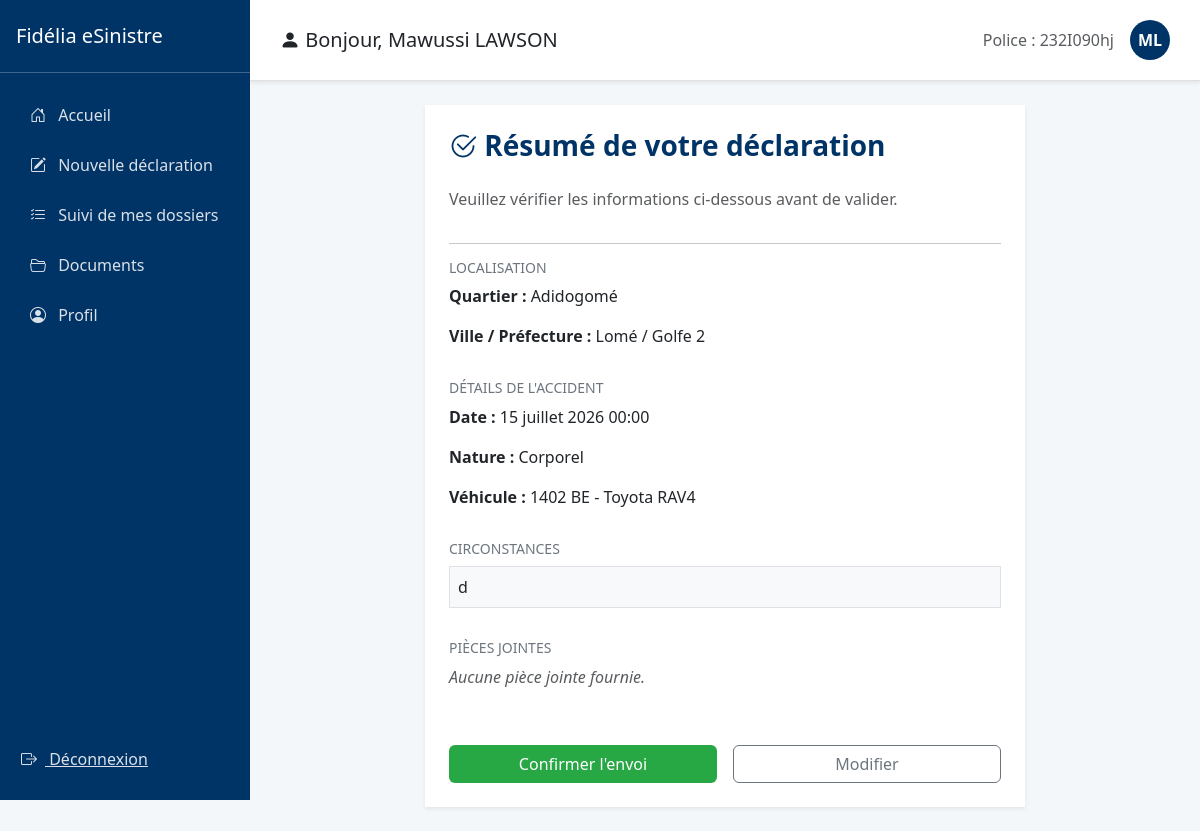
/sinistres/confirmation/ (signed in), run on the app's committed database.
### gestion_sinistres/models.py (models this page shows, shortened)
class Assure(models.Model):
    user = models.OneToOneField(User, on_delete=models.CASCADE, related_name='assure')
    numero_police = models.CharField(max_length=50, unique=True)
    agence = models.ForeignKey(Agence, on_delete=models.SET_NULL, null=True, blank=True)
    compte_active = models.BooleanField(default=False)
    politique_confidentialite_acceptee = models.BooleanField(default=False)

class Sinistre(models.Model):
    NATURE_CHOICES = [('C', 'Corporel'), ('M', 'Matériel'), ('X', 'Mixte')]
    STATUS_CHOICES = [
        ('SOUMIS', 'Soumis'),
        ('ATTENTE_COMPLEMENTS', 'En attente de compléments'),
        ('ATTENTE_VALIDATION', 'En attente de validation'),
        ('A_CORRIGER', 'A corriger'),
        ('EN_COURS', 'En cours'),
        ('CLOTURE', 'Clôturé'),
        ('SANS_SUITE', 'Sans suite'),
        ('REOUVERT', 'Réouvert'),
    ]
    n_police = models.CharField(max_length=50)
    nom_conducteur = models.CharField(max_length=100)
    immatriculation = models.CharField(max_length=20)
    numero_sinistre = models.CharField(max_length=20, unique=True)
    statut = models.CharField(max_length=30, choices=STATUS_CHOICES, default='SOUMIS')
    agent_traitant = models.CharField(max_length=100, blank=True, null=True)
    montant_estime = models.DecimalField(max_digits=12, decimal_places=2, default=0)
    date_survenance = models.DateTimeField()
    date_declaration = models.DateTimeField(auto_now_add=True)
    heure_approximative = models.TimeField()
    circonstances = models.TextField()
    vehicule = models.ForeignKey(Vehicule, on_delete=models.CASCADE)
    region = models.ForeignKey(Region, on_delete=models.SET_NULL, null=True)
    ville = models.ForeignKey(Ville, on_delete=models.SET_NULL, null=True)
    prefecture = models.ForeignKey(Prefecture, on_delete=models.SET_NULL, null=True)
    quartier = models.CharField(max_length=150)
    nature = models.CharField(max_length=1, choices=NATURE_CHOICES)
    precision = models.TextField(help_text="Circonstances exactes")
    numero_point_vente = models.CharField(max_length=10, default="001")
    assure = models.ForeignKey(User, on_delete=models.CASCADE, related_name='sinistres')
    lettre_derogation = models.FileField(upload_to='sinistres/derogations/', blank=True, null=True)

class Ville(models.Model):
    region = models.ForeignKey(Region, on_delete=models.CASCADE)
    nom = models.CharField(max_length=100)
    def __str__(self): return self.nom

class Prefecture(models.Model):
    ville = models.ForeignKey(Ville, on_delete=models.CASCADE)
    nom = models.CharField(max_length=100)
    def __str__(self): return self.nom

class Vehicule(models.Model):
    immatriculation = models.CharField(max_length=20, unique=True)
    marque = models.CharField(max_length=50)
    modele = models.CharField(max_length=50)
    annee = models.IntegerField()
    proprietaire = models.ForeignKey(User, on_delete=models.CASCADE, related_name='vehicules')
    def __str__(self):
        return f"{self.immatriculation} - {self.marque} {self.modele}"

### gestion_sinistres/views.py (the view)
# urls.py: path('confirmation/', views.confirmer_sinistre, name='confirmer_sinistre'),
@login_required
def confirmer_sinistre(request):
    sinistre_id = request.session.get('temp_sinistre_id')
    if not sinistre_id:
        return redirect('declarer_sinistre')
    sinistre = get_object_or_404(Sinistre, id=sinistre_id, assure=request.user)
    pieces = sinistre.pieces.all()
    return render(request, 'confirmation.html', {'sinistre': sinistre, 'pieces': pieces})

### gestion_sinistres/templates/confirmation.html (shortened to what this page needs)
{% extends 'base_assure.html' %}
{% block content %}
<div class="container">
    <div class="card shadow-sm border-0 mx-auto p-4" style="max-width: 600px; border-top: 5px solid var(--fidelia-blue); border-radius: 0;">
        <h3 class="mb-4 fw-bold" style="color: var(--fidelia-blue) !important;">
            <i class="bi bi-check2-circle"></i> Résumé de votre déclaration
        </h3>
        <p class="text-muted">Veuillez vérifier les informations ci-dessous avant de valider.</p>
        <hr>
        <div class="mb-3">
            <h6 class="text-uppercase text-secondary small">Localisation</h6>
            <p><strong>Quartier :</strong> {{ sinistre.quartier }}</p>
            <p><strong>Ville / Préfecture :</strong> {{ sinistre.ville }} / {{ sinistre.prefecture }}</p>
        </div>
        <div class="mb-3">
            <h6 class="text-uppercase text-secondary small">Détails de l'accident</h6>
            <p><strong>Date :</strong> {{ sinistre.date_survenance }}</p>
            <p><strong>Nature :</strong> {{ sinistre.get_nature_display }}</p>
            <p><strong>Véhicule :</strong> {{ sinistre.vehicule }}</p>
        </div>
        <div class="mb-3">
            <h6 class="text-uppercase text-secondary small">Circonstances</h6>
            <p class="bg-light p-2 border">{{ sinistre.precision }}</p>
        </div>
        <div class="mb-3">
            <h6 class="text-uppercase text-secondary small">Pièces jointes</h6>
            {% if pieces %}
                <ul class="list-unstyled">
                    {% for piece in pieces %}
                    <li class="mb-1">
                        <i class="bi bi-paperclip"></i>
                        <a href="{{ piece.fichier.url }}" target="_blank">{{ piece.fichier.name|slice:"-40:" }}</a>
                    </li>
                    {% endfor %}
                </ul>
            {% else %}
                <p class="text-muted fst-italic">Aucune pièce jointe fournie.</p>
            {% endif %}
        </div>
        <form method="post" action="{% url 'finaliser_envoi' %}">
            <div class="d-flex gap-3 mt-4">
                <button type="submit" class="btn w-50" style="background-color: #28a745; color: white;">Confirmer l'envoi</button>
                <a href="{% url 'declarer_sinistre' %}" class="btn btn-outline-secondary w-50">Modifier</a>
            </div>
        </form>
    </div>
</div>
{% endblock %}

### gestion_sinistres/templates/base_assure.html (shortened to what this page needs)
<!DOCTYPE html>
<html lang="fr">
<head>
    <link href="https://cdn.jsdelivr.net/npm/bootstrap@5.3.0/dist/css/bootstrap.min.css" rel="stylesheet">
    <link rel="stylesheet" href="https://cdn.jsdelivr.net/npm/bootstrap-icons@1.11.0/font/bootstrap-icons.css">
</head>
<body>
    <nav class="sidebar">
        <div class="d-flex align-items-center justify-content-between py-4 px-3 border-bottom border-light border-opacity-25">
            <h5 class="mb-0">Fidélia eSinistre</h5>
        </div>
        <div class="py-3">
            <a href="{% url 'accueil_assure' %}" class="{% if request.resolver_match.url_name == 'accueil_assure' %}active{% endif %}"><i class="bi bi-house-door me-2"></i> Accueil</a>
            <a href="{% url 'declarer_sinistre' %}" class="{% if request.resolver_match.url_name == 'declarer_sinistre' %}active{% endif %}"><i class="bi bi-pencil-square me-2"></i> Nouvelle déclaration</a>
            <a href="{% url 'suivi_sinistres' %}" class="{% if request.resolver_match.url_name == 'suivi_sinistres' %}active{% endif %}"><i class="bi bi-list-check me-2"></i> Suivi de mes dossiers</a>
            <a href="{% url 'documents_assure' %}" class="{% if request.resolver_match.url_name == 'documents_assure' %}active{% endif %}"><i class="bi bi-folder2-open me-2"></i> Documents</a>
            <a href="{% url 'profil_assure' %}" class="{% if request.resolver_match.url_name == 'profil_assure' %}active{% endif %}"><i class="bi bi-person-circle me-2"></i> Profil</a>
        </div>
        <div class="py-3 mt-auto">
            <form method="post" action="{% url 'logout' %}">
                <button type="submit" class="btn btn-link" style="color: rgba(255,255,255,0.85); padding: 12px 20px;">
                    <i class="bi bi-box-arrow-right me-2"></i> Déconnexion
                </button>
            </form>
        </div>
    </nav>
    <main class="main-content">
        <div class="header-user d-flex align-items-center justify-content-between shadow-sm">
            <div class="d-flex align-items-center">
                <h5 class="mb-0"><i class="bi bi-person-fill"></i> Bonjour, {{ request.user.get_full_name|default:request.user.username }}</h5>
            </div>
            <div class="d-flex align-items-center">
                <span class="text-muted me-3">Police : {{ request.user.assure.numero_police|default:"N/A" }}</span>
                <a href="{% url 'profil_assure' %}" class="user-badge text-decoration-none">{{ request.user.first_name|first|default:"U" }}{{ request.user.last_name|first|default:"I" }}</a>
            </div>
        </div>
        <div class="p-4">
            {% block content %}{% endblock %}
        </div>
    </main>
</body>
</html>

### gestion_sinistres/templates/base_assure.html (style rules this page uses)
:root { --fidelia-blue: #003366; }
body { background-color: #f4f7f9; font-family: 'Segoe UI', sans-serif; }
.sidebar { width: 250px; height: 100vh; background: var(--fidelia-blue); color: white; position: fixed; left: 0; top: 0; display: flex; flex-direction: column; }
.sidebar a { color: rgba(255, 255, 255, 0.85); display: block; padding: 12px 20px; text-decoration: none; border-radius: 6px; margin: 2px 10px; }
.main-content { margin-left: 250px; }
.header-user { background: white; padding: 20px 30px; border-bottom: 1px solid #e0e0e0; }
.user-badge { width: 40px; height: 40px; border-radius: 50%; background: var(--fidelia-blue); color: white; display: flex; align-items: center; justify-content: center; font-weight: bold; }

### data on the page
Sinistre: quartier "Adidogomé", ville "Lomé", prefecture "Golfe 2", date_survenance "15 juillet 2026 00:00", nature "Corporel", vehicule "1402 BE - Toyota RAV4", precision "d"

### other printed values
{{ request.user.get_full_name|default:request.user.username }} "Mawussi LAWSON"
{{ request.user.assure.numero_police|default:"N/A" }} "232I090hj"
{{ request.user.first_name|first|default:"U" }} "M"
{{ request.user.last_name|first|default:"I" }} "L"
